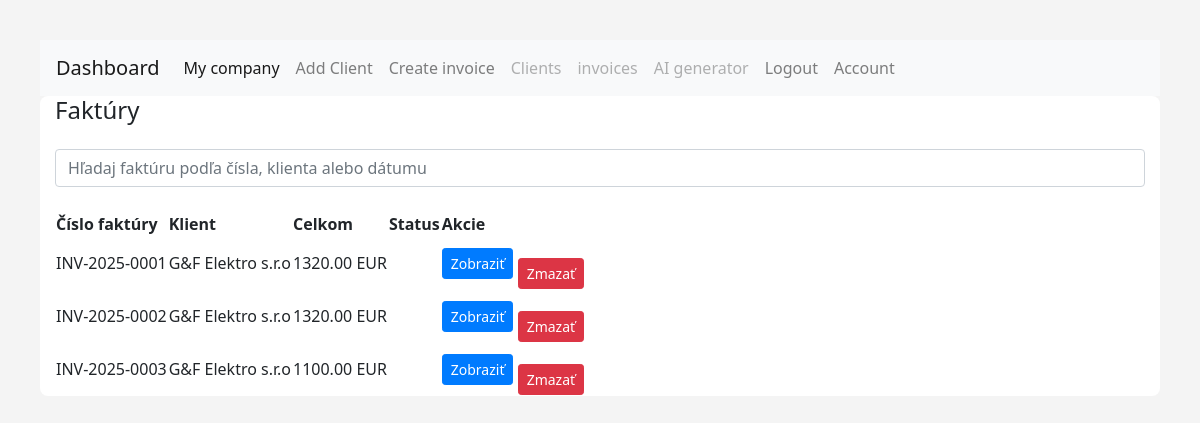
The page /invoices (signed in) on the database as committed earlier.
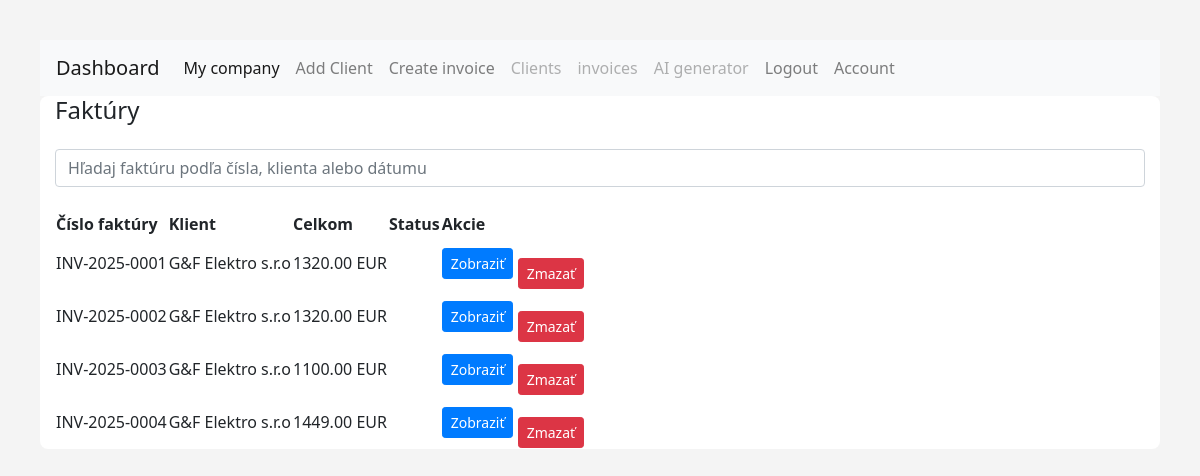
The same page on the database as committed later.
### models.py (models this page shows)
class Invoice(db.Model):
        __tablename__ = 'invoices'
        id = db.Column(db.Integer, primary_key=True)
        invoice_number = db.Column(db.String(50), nullable=False)
        date = db.Column(db.Date, nullable=False)
        due_date = db.Column(db.Date, nullable=False)
        user_id = db.Column(db.Integer, db.ForeignKey('users.id'), nullable=False)
        user = db.relationship('User', backref=db.backref('invoices', lazy=True))
        currency = db.Column(db.String(10), nullable=False)
        total_cost = db.Column(db.Float, nullable=False)  # Total cost calculated as quantity
        vat_rate = db.Column(db.Float, nullable=True, default=0.0)  # VAT rate in percentage
        client_id = db.Column(db.Integer, db.ForeignKey('clients.id'), nullable=False)
        company_id = db.Column(db.Integer, db.ForeignKey('companies.id'), nullable=False)  # Foreign key to the company
        company= db.relationship('Company', backref=db.backref('invoices', lazy=True))
        client = db.relationship('Client', backref=db.backref('invoices', lazy=True))
        items = db.relationship("InvoiceItem", back_populates="invoice", cascade="all, delete-orphan")
        created_at = db.Column(db.DateTime, default=datetime.now(timezone.utc))  # Timestamp when the invoice was created

class Client(db.Model):
        __tablename__ = 'clients'
        id = db.Column(db.Integer, primary_key=True)
        name = db.Column(db.String(100), nullable=False)
        ico = db.Column(db.String(20), nullable=False)
        dic = db.Column(db.String(20), nullable=False)
        street = db.Column(db.String(100), nullable=False)
        user_id = db.Column(db.Integer, db.ForeignKey('users.id'), nullable=False)
        user = db.relationship('User', backref=db.backref('clients', lazy=True))
        city = db.Column(db.String(50), nullable=False)
        zip_code = db.Column(db.String(20), nullable=False)
        country = db.Column(db.String(50), nullable=False)
        email = db.Column(db.String(100), nullable=False)
        phone = db.Column(db.String(20), nullable=False)
        iban = db.Column(db.String(34), nullable=False)
        bic = db.Column(db.String(11), nullable=False)
        payment_method = db.Column(db.String(50), nullable=False)
        is_vat_payer = db.Column(db.Boolean, default=False)
        ic_dph = db.Column(db.String(20), nullable=True)  # Optional field for VAT ID if the client is a VAT payer

### routes.py (the view)
@main.route('/invoices')
@login_required
def list_invoices():
    return render_template('invoices.html', invoices=Invoice.query.filter_by(user_id=current_user.id).all())

### templates/invoices.html (shortened to what this page needs)
{% extends "base.html" %}
{% block content %}
<div class="full-bleed">
  <div class="invoices-wrap">
    <h1 class="mb-4">Faktúry</h1>
    <input type="text" id="invoiceSearch" class="form-control mb-4"
           placeholder="Hľadaj faktúru podľa čísla, klienta alebo dátumu">
    {% if invoices %}
    <div class="table-responsive">
      <table>
        <thead>
          <tr>
            <th>Číslo faktúry</th>
            <th>Klient</th>
            <th>Celkom</th>
            <th>Status</th>
            <th>Akcie</th>
          </tr>
        </thead>
        <tbody id="invoicesList">
          {% for invoice in invoices %}
          <tr>
            <td>{{ invoice.invoice_number }}</td>
            <td>{{ invoice.client.name }}</td>
            <td>{{ "%.2f"|format(invoice.total_cost) }} {{ invoice.currency }}</td>
            <td></td>
            <td>
              <a href="{{ url_for('main.view_invoice', invoice_id=invoice.id) }}" class="btn btn-primary btn-sm">Zobraziť</a>
              <form method="POST" action="{{ url_for('main.delete_invoice', invoice_id=invoice.id) }}" style="display:inline;">
                <button type="submit" class="btn btn-danger btn-sm"
                        onclick="return confirm('Ste si istý, že chcete zmazať túto faktúru?');">
                  Zmazať
                </button>
              </form>
            </td>
          </tr>
          {% endfor %}
        </tbody>
      </table>
    </div>
    {% else %}
      <p>Žiadne faktúry.</p>
    {% endif %}
  </div>
</div>
{% endblock %}

Rows that differ between the two databases and show on the page:
added Invoice: invoice_number "INV-2025-0004", client.name "G&F Elektro s.r.o", total_cost "1449.00", currency "EUR"
